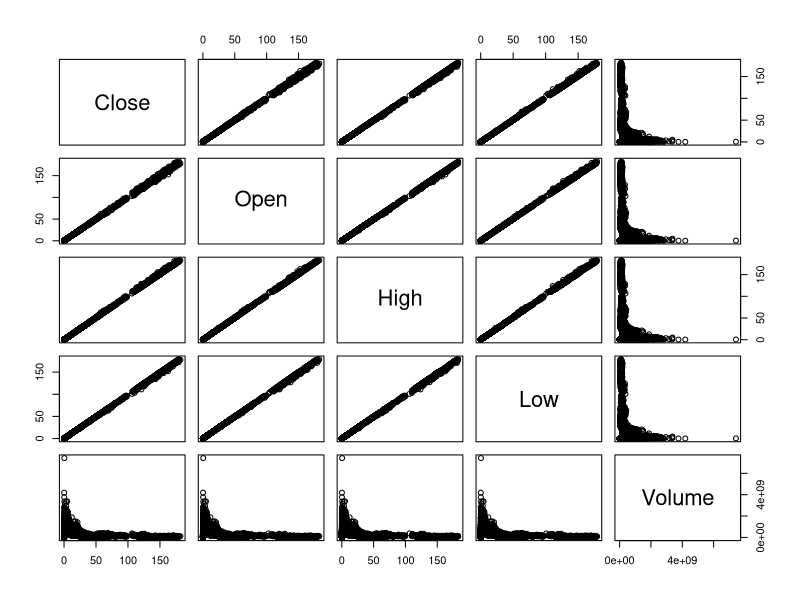
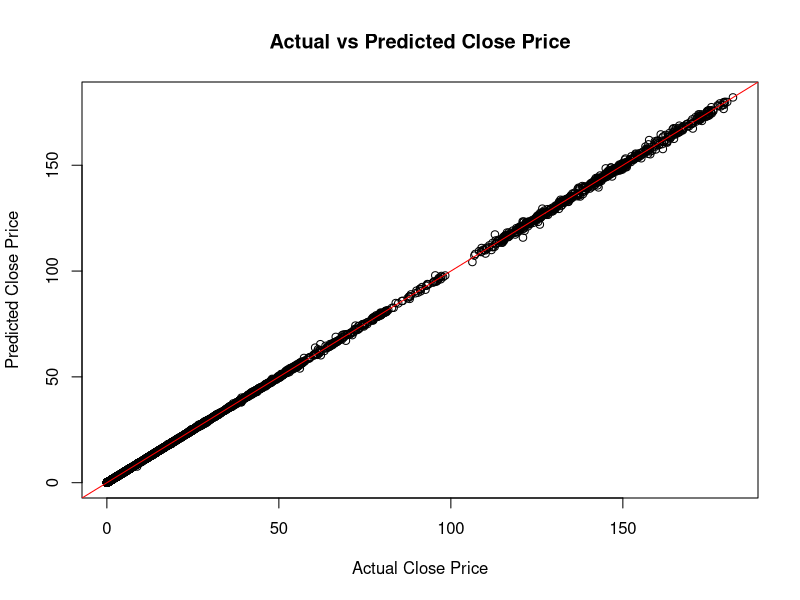
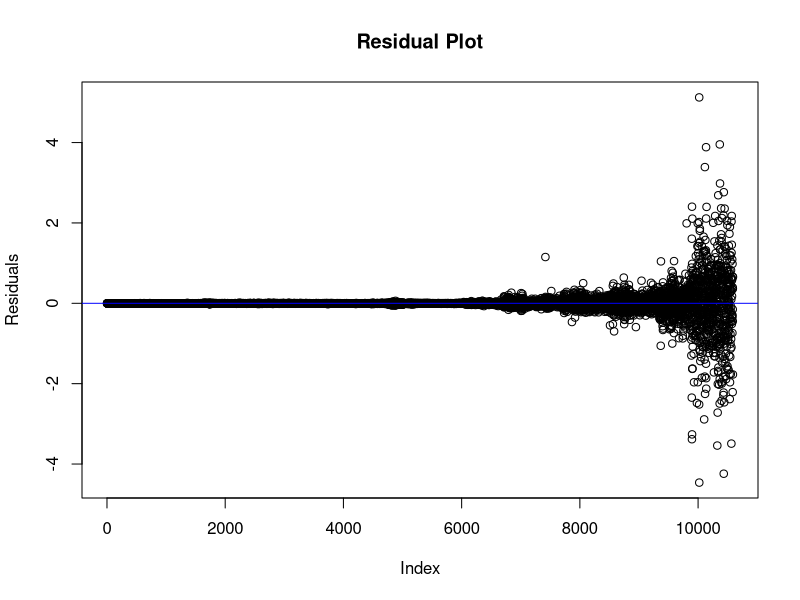
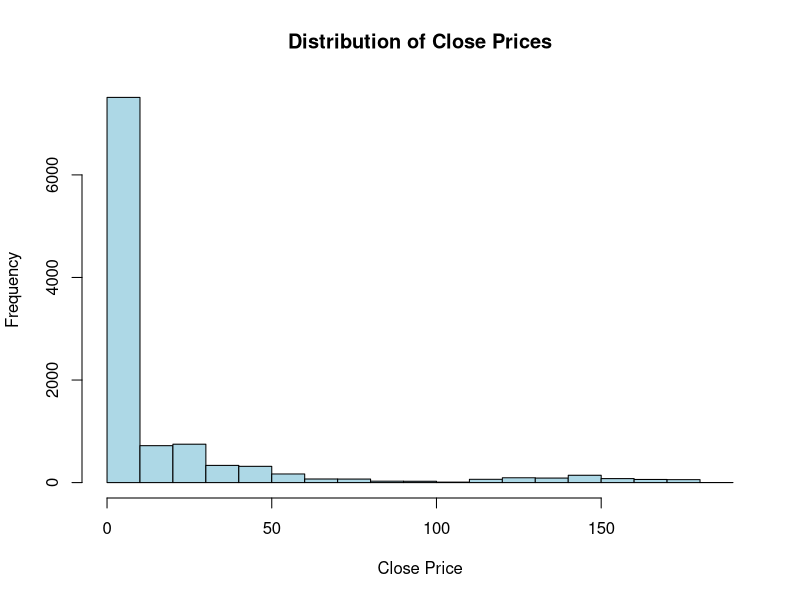
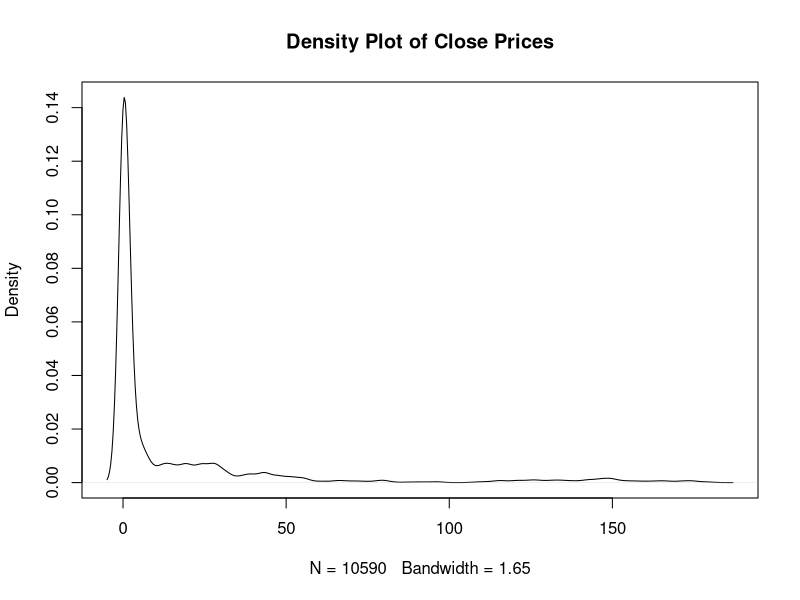
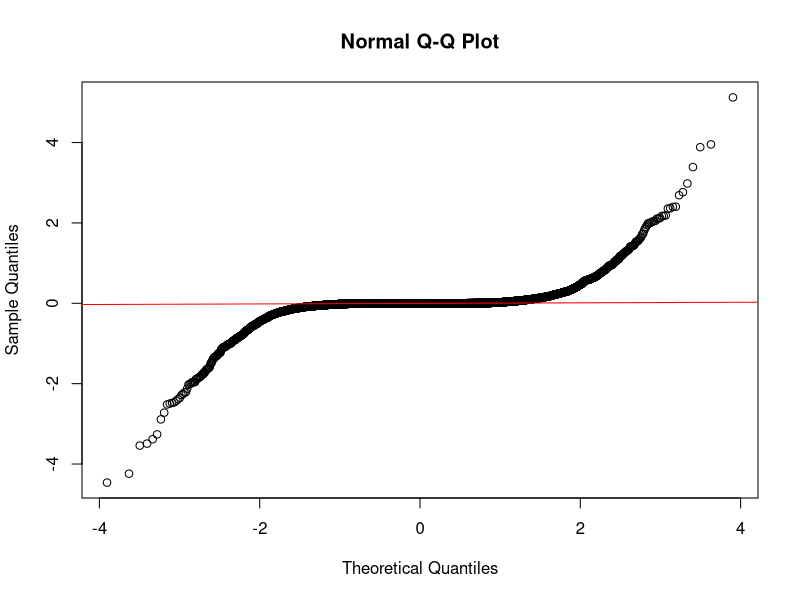
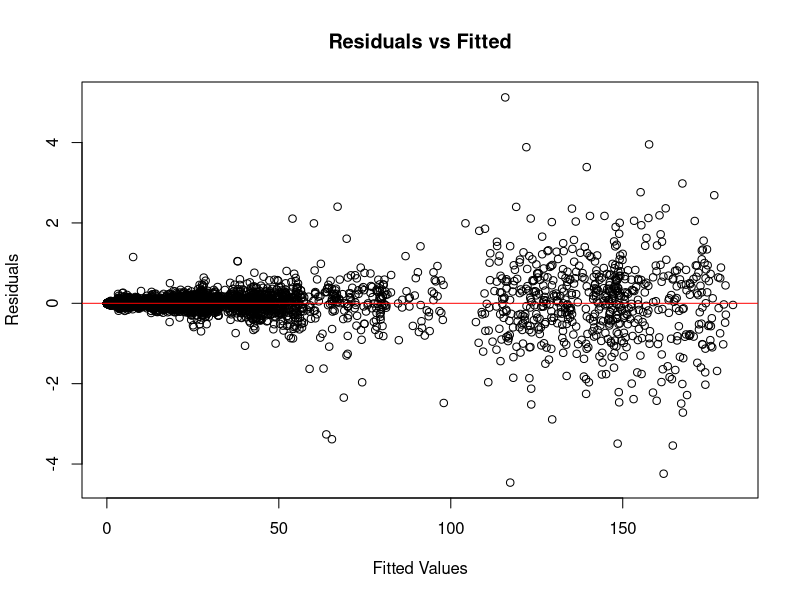
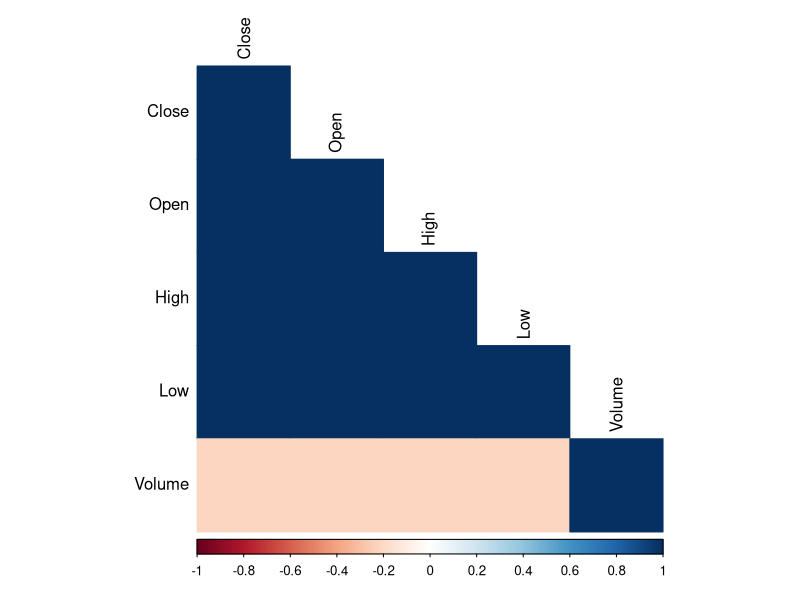

Source code (R) for these figures, in order:
# Load libraries
library(ggplot2)
library(car)
# Read dataset
aapl_data <- read.csv("AAPL.csv", stringsAsFactors = FALSE)
aapl_data$Date <- as.Date(aapl_data$Date, format = "%Y-%m-%d")

# Exploratory Data Analysis
pairs(~Close + Open + High + Low + Volume, data=aapl_data)
correlation_matrix <- cor(aapl_data[, c("Close", "Open", "High", "Low", "Volume")])
print(correlation_matrix)

# Linear Regression Model
model <- lm(Close ~ Open + High + Low + Volume, data=aapl_data)
summary(model)

# Visualization
plot(aapl_data$Close, predict(model), main="Actual vs Predicted Close Price", xlab="Actual Close Price", ylab="Predicted Close Price")
abline(0, 1, col="red")

plot(model$residuals, main="Residual Plot", ylab="Residuals", xlab="Index")
abline(h=0, col="blue")


summary(aapl_data)


hist(aapl_data$Close, main="Distribution of Close Prices", xlab="Close Price", col="lightblue")
plot(density(aapl_data$Close), main="Density Plot of Close Prices")




vif(model)

qqnorm(model$residuals)
qqline(model$residuals, col="red")

plot(model$fitted.values, model$residuals, main="Residuals vs Fitted", xlab="Fitted Values", ylab="Residuals")
abline(h=0, col="red")


library(Metrics)
predicted <- predict(model)
actual <- aapl_data$Close

rmse(actual, predicted)
mae(actual, predicted)

library(corrplot)
corrplot(correlation_matrix, method="color", type="lower", tl.col="black")
